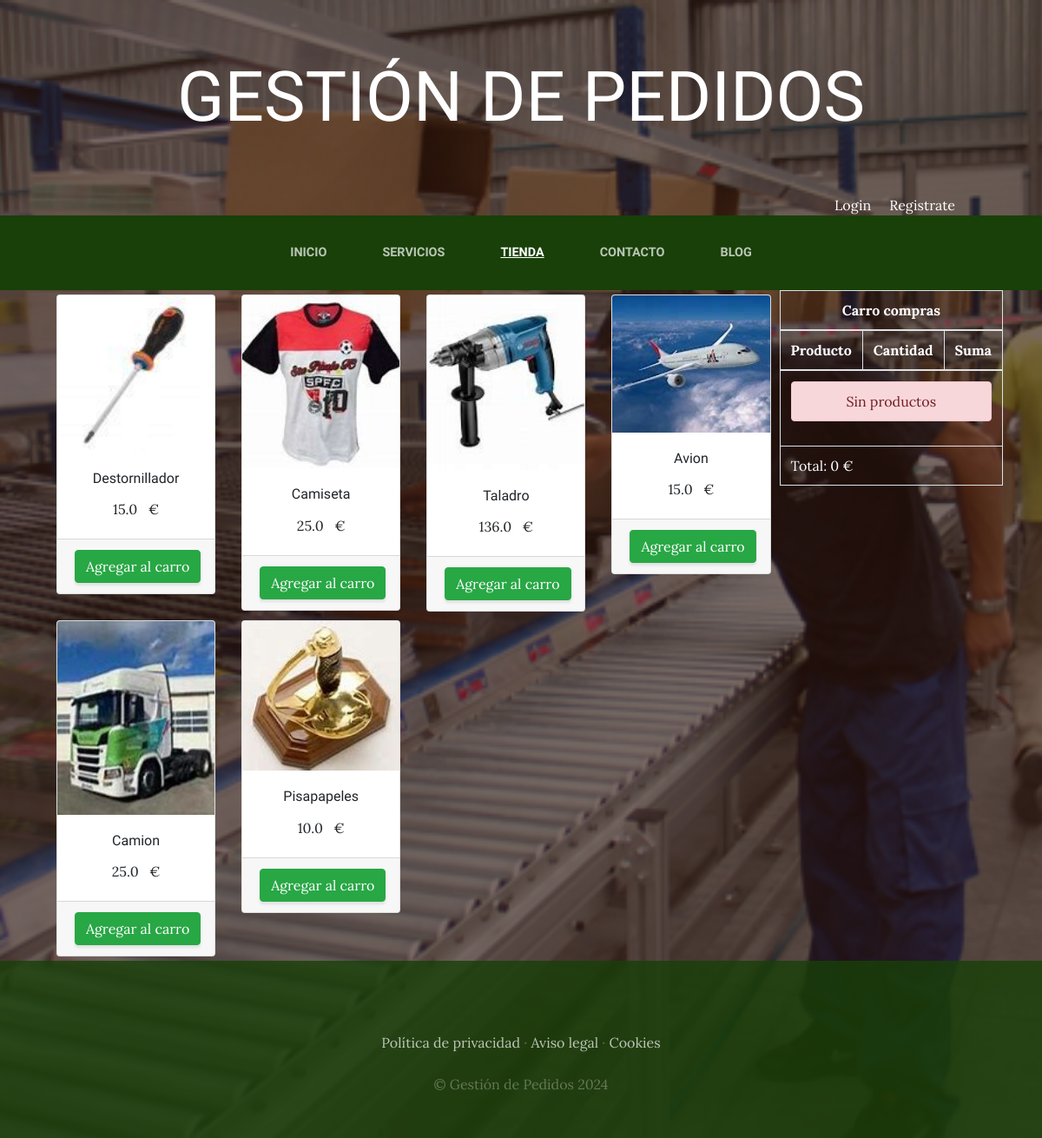
The app's page /tienda/ with its own data.
### tienda/models.py (models this page shows, shortened)
class Producto(models.Model):
    nombre = models.CharField(max_length=50)
    categorias = models.ForeignKey(CategoriaProd, on_delete=models.CASCADE)
    imagen = models.ImageField(upload_to="tienda", null=True, blank=True)
    precio = models.FloatField()
    disponibilidad = models.BooleanField(default=True)
    created = models.DateTimeField(auto_now_add=True)
    updated = models.DateTimeField(auto_now_add=True)
    class Meta:
        verbose_name = "producto"
        verbose_name_plural = "productos"

### tienda/views.py (the view)
# urls.py: path('tienda/', include('tienda.urls')),
def tienda(request):
    productos = Producto.objects.all()
    return render(request, "tienda/tienda.html", {"productos":productos})

### carro/context_processor.py (called while the page is built)
def importe_total_carro(request):
    total = 0
    '''for key, value in request.session["carro"].items():
        total = total + float( value["precio"] )'''
    return { "importe_total_carro": total }

### tienda/templates/tienda/tienda.html
{% extends "ProyectoWebApp/base.html" %}
{% load static %}
{% block content %}
    <div class="container">
        <div style="float: right;">
            {% include "carro/widget.html" %}
        </div>
        <div class="row">
            {% for producto in productos %}
                <div class="col-md-3">
                    <div class="card" style="width: 100%; margin: 5px 5px;">
                        <img src="{{producto.imagen.url}}" alt="prodimg" class="card-img-top">
                        <div class="card-body" style="text-align: center;">
                            <h6 class="card-title">{{producto.nombre}}</h6>
                            <p class="card-text">{{producto.precio}} &nbsp; €</p>
                        </div>
                        <div class="card-footer text-center">
                            <a href="{% url 'carro:agregar' producto.id %}" class="btn btn-success">Agregar al carro</a>
                        </div>
                    </div>
                </div>
            {% endfor %}
        </div>
    </div>
{% endblock %}

### ProyectoWebApp/static/ProyectoWebApp/css/gestion.css (style rules this page uses)
body { font-family: 'Lora'; background: linear-gradient(rgba(47, 23, 15, 0.65), rgba(47, 23, 15, 0.65)), url("../img/bg_main.jpg"); background-attachment: fixed; background-position: center; background-size: cover; }
h1, h2, h3, h4, h5, h6 { font-family: 'Raleway'; }
p { line-height: 1.75; }
.btn { box-shadow: 0px 3px 3px 0px rgba(33, 37, 41, 0.1); }

### records on screen
Producto: imagen (picture), nombre "Destornillador", precio "15.0"
Producto: imagen (picture), nombre "Camiseta", precio "25.0"
Producto: imagen (picture), nombre "Taladro", precio "136.0"
Producto: imagen (picture), nombre "Avion", precio "15.0"
Producto: imagen (picture), nombre "Camion", precio "25.0"
Producto: imagen (picture), nombre "Pisapapeles", precio "10.0"

### other values on screen
{{ importe_total_carro }} "0"
